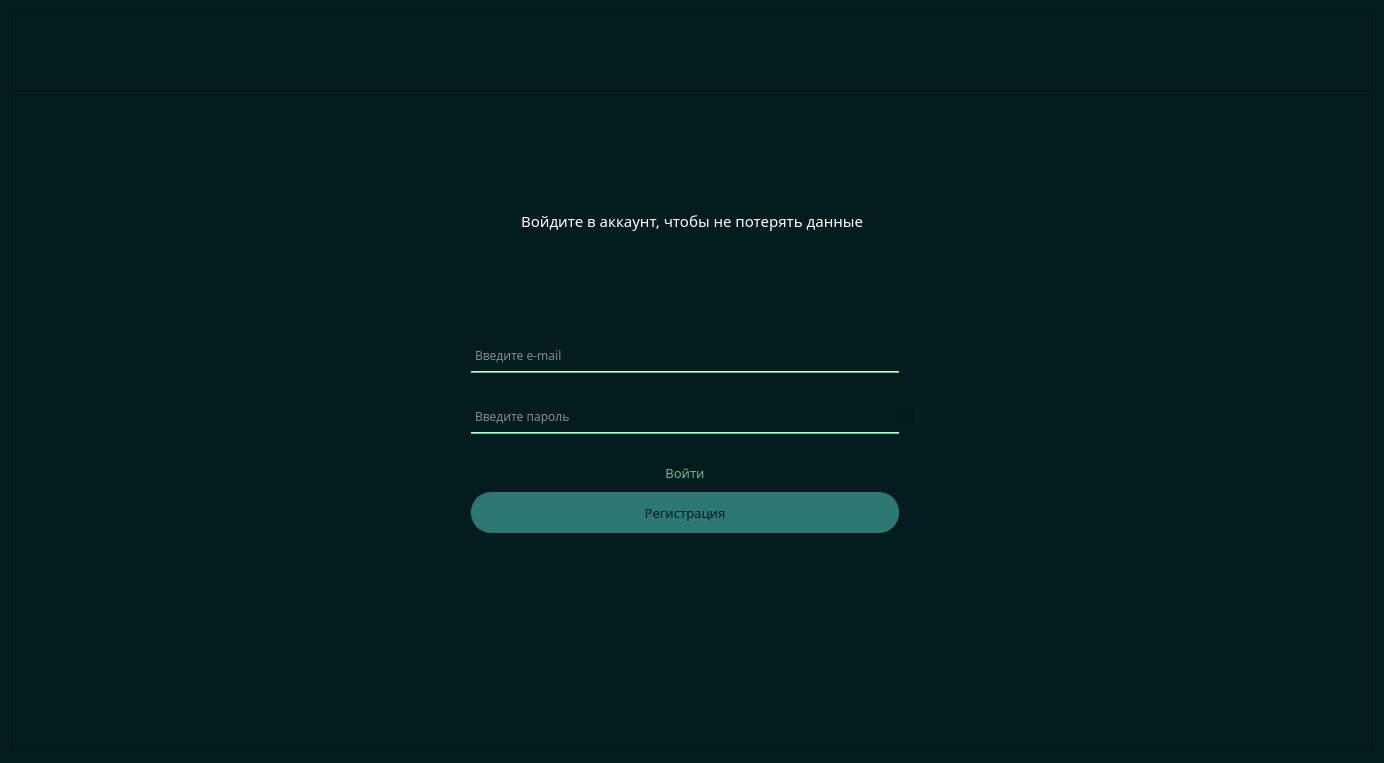
<?xml version="1.0" encoding="UTF-8"?>
<ui version="4.0">
 <class>MainWindow</class>
 <widget class="QWidget" name="MainWindow">
  <property name="geometry">
   <rect>
    <x>0</x>
    <y>0</y>
    <width>1384</width>
    <height>763</height>
   </rect>
  </property>
  <property name="windowTitle">
   <string>Form</string>
  </property>
  <property name="styleSheet">
   <string notr="true">background-color: #021c1e</string>
  </property>
  <layout class="QGridLayout" name="gridLayout_2">
   <item row="0" column="0">
    <layout class="QGridLayout" name="mw_grid" rowstretch="0,0,0" columnstretch="0,0">
     <property name="spacing">
      <number>0</number>
     </property>
     <item row="2" column="1">
      <widget class="QFrame" name="frame_2">
       <property name="frameShape">
        <enum>QFrame::StyledPanel</enum>
       </property>
       <property name="frameShadow">
        <enum>QFrame::Raised</enum>
       </property>
       <layout class="QGridLayout" name="gridLayout">
        <item row="1" column="0">
         <widget class="QStackedWidget" name="stacked_widget">
          <property name="currentIndex">
           <number>0</number>
          </property>
          <widget class="QWidget" name="sign_in_widget">
           <layout class="QGridLayout" name="gridLayout_4">
            <item row="2" column="1">
             <spacer name="verticalSpacer">
              <property name="orientation">
               <enum>Qt::Vertical</enum>
              </property>
              <property name="sizeHint" stdset="0">
               <size>
                <width>20</width>
                <height>40</height>
               </size>
              </property>
             </spacer>
            </item>
            <item row="3" column="0">
             <spacer name="horizontalSpacer_2">
              <property name="orientation">
               <enum>Qt::Horizontal</enum>
              </property>
              <property name="sizeHint" stdset="0">
               <size>
                <width>40</width>
                <height>20</height>
               </size>
              </property>
             </spacer>
            </item>
            <item row="3" column="2">
             <spacer name="horizontalSpacer">
              <property name="orientation">
               <enum>Qt::Horizontal</enum>
              </property>
              <property name="sizeHint" stdset="0">
               <size>
                <width>40</width>
                <height>20</height>
               </size>
              </property>
             </spacer>
            </item>
            <item row="4" column="1">
             <spacer name="verticalSpacer_2">
              <property name="orientation">
               <enum>Qt::Vertical</enum>
              </property>
              <property name="sizeHint" stdset="0">
               <size>
                <width>20</width>
                <height>40</height>
               </size>
              </property>
             </spacer>
            </item>
            <item row="5" column="1">
             <spacer name="verticalSpacer_4">
              <property name="orientation">
               <enum>Qt::Vertical</enum>
              </property>
              <property name="sizeHint" stdset="0">
               <size>
                <width>20</width>
                <height>40</height>
               </size>
              </property>
             </spacer>
            </item>
            <item row="3" column="1">
             <layout class="QGridLayout" name="gridLayout_3">
              <property name="horizontalSpacing">
               <number>0</number>
              </property>
              <item row="2" column="1">
               <widget class="QCheckBox" name="show_password">
                <property name="styleSheet">
                 <string notr="true">QCheckBox:indicator:checked{	
	image: url(./icons/visibility.png);
}
QCheckBox:indicator:unchecked{	
	image: url(./icons/visibility (1).png);
}</string>
                </property>
                <property name="text">
                 <string/>
                </property>
               </widget>
              </item>
              <item row="0" column="0">
               <widget class="QLineEdit" name="input_email">
                <property name="minimumSize">
                 <size>
                  <width>320</width>
                  <height>35</height>
                 </size>
                </property>
                <property name="font">
                 <font>
                  <family>MS Reference Sans Serif</family>
                  <pointsize>9</pointsize>
                 </font>
                </property>
                <property name="whatsThis">
                 <string>&lt;html&gt;&lt;head/&gt;&lt;body&gt;&lt;p&gt;&lt;br/&gt;&lt;/p&gt;&lt;/body&gt;&lt;/html&gt;</string>
                </property>
                <property name="autoFillBackground">
                 <bool>false</bool>
                </property>
                <property name="styleSheet">
                 <string notr="true">border: 2px solid transparent;
border-bottom: 2px ridge #6fb98f;
color: white;</string>
                </property>
                <property name="text">
                 <string/>
                </property>
                <property name="readOnly">
                 <bool>false</bool>
                </property>
                <property name="placeholderText">
                 <string>Введите e-mail</string>
                </property>
                <property name="clearButtonEnabled">
                 <bool>false</bool>
                </property>
               </widget>
              </item>
              <item row="1" column="0">
               <widget class="QLabel" name="email_error_text">
                <property name="maximumSize">
                 <size>
                  <width>16777215</width>
                  <height>30</height>
                 </size>
                </property>
                <property name="styleSheet">
                 <string notr="true">color: red;</string>
                </property>
                <property name="text">
                 <string/>
                </property>
                <property name="alignment">
                 <set>Qt::AlignCenter</set>
                </property>
               </widget>
              </item>
              <item row="3" column="0">
               <widget class="QLabel" name="password_error_text">
                <property name="maximumSize">
                 <size>
                  <width>1000</width>
                  <height>30</height>
                 </size>
                </property>
                <property name="styleSheet">
                 <string notr="true">color: red;</string>
                </property>
                <property name="text">
                 <string/>
                </property>
                <property name="alignment">
                 <set>Qt::AlignCenter</set>
                </property>
               </widget>
              </item>
              <item row="2" column="0">
               <widget class="QLineEdit" name="input_password">
                <property name="minimumSize">
                 <size>
                  <width>320</width>
                  <height>35</height>
                 </size>
                </property>
                <property name="font">
                 <font>
                  <family>MS Reference Sans Serif</family>
                  <pointsize>9</pointsize>
                 </font>
                </property>
                <property name="styleSheet">
                 <string notr="true">border: 2px solid transparent;
border-bottom: 2px ridge #6fb98f;
color: white;</string>
                </property>
                <property name="locale">
                 <locale language="Russian" country="Russia"/>
                </property>
                <property name="text">
                 <string/>
                </property>
                <property name="echoMode">
                 <enum>QLineEdit::Password</enum>
                </property>
                <property name="placeholderText">
                 <string>Введите пароль</string>
                </property>
               </widget>
              </item>
              <item row="4" column="0">
               <widget class="QPushButton" name="sign_in_button">
                <property name="font">
                 <font>
                  <family>MS Reference Sans Serif</family>
                  <pointsize>10</pointsize>
                 </font>
                </property>
                <property name="styleSheet">
                 <string notr="true">QPushButton {
	color: #6fb98f;
}
QPushButton:pressed {
	color: #2c7873
}</string>
                </property>
                <property name="text">
                 <string>Войти</string>
                </property>
                <property name="autoDefault">
                 <bool>false</bool>
                </property>
                <property name="default">
                 <bool>false</bool>
                </property>
                <property name="flat">
                 <bool>true</bool>
                </property>
               </widget>
              </item>
              <item row="5" column="0">
               <widget class="QPushButton" name="sign_up_button">
                <property name="minimumSize">
                 <size>
                  <width>0</width>
                  <height>41</height>
                 </size>
                </property>
                <property name="font">
                 <font>
                  <family>MS Reference Sans Serif</family>
                  <pointsize>10</pointsize>
                 </font>
                </property>
                <property name="styleSheet">
                 <string notr="true">QPushButton{
	background-color: #2c7873;
	color: #021c1e;
	border: 2px solid #2c7873;
	border-radius: 20;
}
QPushButton:pressed{
	background-color: #5d9e9a;
	color: #021c1e;
	border: 2px solid #2c7873;
	border-radius: 20;
}</string>
                </property>
                <property name="text">
                 <string>Регистрация</string>
                </property>
                <property name="flat">
                 <bool>true</bool>
                </property>
               </widget>
              </item>
             </layout>
            </item>
            <item row="0" column="1">
             <spacer name="verticalSpacer_3">
              <property name="orientation">
               <enum>Qt::Vertical</enum>
              </property>
              <property name="sizeHint" stdset="0">
               <size>
                <width>20</width>
                <height>40</height>
               </size>
              </property>
             </spacer>
            </item>
            <item row="1" column="1">
             <widget class="QLabel" name="phrase">
              <property name="enabled">
               <bool>true</bool>
              </property>
              <property name="font">
               <font>
                <family>MS Reference Sans Serif</family>
                <pointsize>11</pointsize>
               </font>
              </property>
              <property name="styleSheet">
               <string notr="true">color: white;
</string>
              </property>
              <property name="text">
               <string>Войдите в аккаунт, чтобы не потерять данные</string>
              </property>
              <property name="alignment">
               <set>Qt::AlignCenter</set>
              </property>
             </widget>
            </item>
           </layout>
          </widget>
          <widget class="QWidget" name="sign_up_widget">
           <layout class="QGridLayout" name="gridLayout_6">
            <item row="1" column="1">
             <layout class="QGridLayout" name="gridLayout_5">
              <property name="horizontalSpacing">
               <number>0</number>
              </property>
              <item row="4" column="0">
               <widget class="QLineEdit" name="create_password">
                <property name="minimumSize">
                 <size>
                  <width>40</width>
                  <height>35</height>
                 </size>
                </property>
                <property name="font">
                 <font>
                  <family>MS Reference Sans Serif</family>
                  <pointsize>9</pointsize>
                 </font>
                </property>
                <property name="whatsThis">
                 <string>&lt;html&gt;&lt;head/&gt;&lt;body&gt;&lt;p&gt;&lt;br/&gt;&lt;/p&gt;&lt;/body&gt;&lt;/html&gt;</string>
                </property>
                <property name="autoFillBackground">
                 <bool>false</bool>
                </property>
                <property name="styleSheet">
                 <string notr="true">border: 2px solid transparent;
border-bottom: 2px ridge #6fb98f;
color: white;</string>
                </property>
                <property name="inputMask">
                 <string/>
                </property>
                <property name="text">
                 <string/>
                </property>
                <property name="frame">
                 <bool>true</bool>
                </property>
                <property name="echoMode">
                 <enum>QLineEdit::Password</enum>
                </property>
                <property name="dragEnabled">
                 <bool>false</bool>
                </property>
                <property name="readOnly">
                 <bool>false</bool>
                </property>
                <property name="placeholderText">
                 <string>Пример: Gradskiy1201</string>
                </property>
                <property name="cursorMoveStyle">
                 <enum>Qt::LogicalMoveStyle</enum>
                </property>
                <property name="clearButtonEnabled">
                 <bool>false</bool>
                </property>
               </widget>
              </item>
              <item row="5" column="0">
               <widget class="QLabel" name="error_new_password">
                <property name="font">
                 <font>
                  <family>MS Reference Sans Serif</family>
                  <pointsize>8</pointsize>
                 </font>
                </property>
                <property name="styleSheet">
                 <string notr="true">color: red;</string>
                </property>
                <property name="text">
                 <string/>
                </property>
               </widget>
              </item>
              <item row="6" column="0">
               <widget class="QLineEdit" name="repeat_password">
                <property name="sizePolicy">
                 <sizepolicy hsizetype="Preferred" vsizetype="Preferred">
                  <horstretch>0</horstretch>
                  <verstretch>0</verstretch>
                 </sizepolicy>
                </property>
                <property name="minimumSize">
                 <size>
                  <width>40</width>
                  <height>35</height>
                 </size>
                </property>
                <property name="font">
                 <font>
                  <family>MS Reference Sans Serif</family>
                  <pointsize>9</pointsize>
                 </font>
                </property>
                <property name="whatsThis">
                 <string>&lt;html&gt;&lt;head/&gt;&lt;body&gt;&lt;p&gt;&lt;br/&gt;&lt;/p&gt;&lt;/body&gt;&lt;/html&gt;</string>
                </property>
                <property name="autoFillBackground">
                 <bool>false</bool>
                </property>
                <property name="styleSheet">
                 <string notr="true">border: 2px solid transparent;
border-bottom: 2px ridge #6fb98f;
color: white;</string>
                </property>
                <property name="text">
                 <string/>
                </property>
                <property name="echoMode">
                 <enum>QLineEdit::Password</enum>
                </property>
                <property name="readOnly">
                 <bool>false</bool>
                </property>
                <property name="placeholderText">
                 <string>Введите пароль еще раз</string>
                </property>
                <property name="clearButtonEnabled">
                 <bool>false</bool>
                </property>
               </widget>
              </item>
              <item row="2" column="0">
               <widget class="QLineEdit" name="create_email">
                <property name="minimumSize">
                 <size>
                  <width>40</width>
                  <height>35</height>
                 </size>
                </property>
                <property name="font">
                 <font>
                  <family>MS Reference Sans Serif</family>
                  <pointsize>9</pointsize>
                 </font>
                </property>
                <property name="whatsThis">
                 <string>&lt;html&gt;&lt;head/&gt;&lt;body&gt;&lt;p&gt;&lt;br/&gt;&lt;/p&gt;&lt;/body&gt;&lt;/html&gt;</string>
                </property>
                <property name="autoFillBackground">
                 <bool>false</bool>
                </property>
                <property name="styleSheet">
                 <string notr="true">
	border: 2px solid transparent;
	border-bottom: 2px ridge #6fb98f;
	color: white;
</string>
                </property>
                <property name="text">
                 <string/>
                </property>
                <property name="readOnly">
                 <bool>false</bool>
                </property>
                <property name="placeholderText">
                 <string>Например: ivanov@gmail.com</string>
                </property>
               </widget>
              </item>
              <item row="3" column="0">
               <widget class="QLabel" name="label_2">
                <property name="font">
                 <font>
                  <family>MS Reference Sans Serif</family>
                  <pointsize>10</pointsize>
                 </font>
                </property>
                <property name="styleSheet">
                 <string notr="true">color: white</string>
                </property>
                <property name="text">
                 <string>Введите пароль</string>
                </property>
                <property name="alignment">
                 <set>Qt::AlignCenter</set>
                </property>
               </widget>
              </item>
              <item row="1" column="0">
               <widget class="QLabel" name="label">
                <property name="font">
                 <font>
                  <family>MS Reference Sans Serif</family>
                  <pointsize>10</pointsize>
                 </font>
                </property>
                <property name="styleSheet">
                 <string notr="true">color: white</string>
                </property>
                <property name="text">
                 <string>Введите электроную почту</string>
                </property>
                <property name="alignment">
                 <set>Qt::AlignCenter</set>
                </property>
               </widget>
              </item>
              <item row="11" column="0">
               <widget class="QLabel" name="label_5">
                <property name="font">
                 <font>
                  <family>MS Reference Sans Serif</family>
                  <pointsize>8</pointsize>
                 </font>
                </property>
                <property name="styleSheet">
                 <string notr="true">color: white;</string>
                </property>
                <property name="text">
                 <string>• Пароль должен содержать как строчные,</string>
                </property>
               </widget>
              </item>
              <item row="7" column="0">
               <widget class="QLabel" name="error_repeat_password">
                <property name="font">
                 <font>
                  <family>MS Reference Sans Serif</family>
                  <pointsize>8</pointsize>
                 </font>
                </property>
                <property name="styleSheet">
                 <string notr="true">color: red;</string>
                </property>
                <property name="text">
                 <string/>
                </property>
               </widget>
              </item>
              <item row="9" column="0">
               <widget class="QLabel" name="label_4">
                <property name="font">
                 <font>
                  <family>MS Reference Sans Serif</family>
                  <pointsize>8</pointsize>
                 </font>
                </property>
                <property name="styleSheet">
                 <string notr="true">color: white;</string>
                </property>
                <property name="text">
                 <string>• Пароль должен состоять из букв латинского</string>
                </property>
               </widget>
              </item>
              <item row="13" column="0">
               <widget class="QPushButton" name="sign_up_button_2">
                <property name="minimumSize">
                 <size>
                  <width>0</width>
                  <height>41</height>
                 </size>
                </property>
                <property name="maximumSize">
                 <size>
                  <width>16777215</width>
                  <height>41</height>
                 </size>
                </property>
                <property name="font">
                 <font>
                  <family>MS Reference Sans Serif</family>
                  <pointsize>10</pointsize>
                 </font>
                </property>
                <property name="styleSheet">
                 <string notr="true">QPushButton{
	background-color: #2c7873;
	color: #021c1e;
	border: 2px solid #2c7873;
	border-radius: 20;
}
QPushButton:pressed{
	background-color: #5d9e9a;
	color: #021c1e;
	border: 2px solid #2c7873;
	border-radius: 20;
}</string>
                </property>
                <property name="text">
                 <string>Зарегистрировать</string>
                </property>
                <property name="flat">
                 <bool>true</bool>
                </property>
               </widget>
              </item>
              <item row="10" column="0">
               <widget class="QLabel" name="label_7">
                <property name="font">
                 <font>
                  <family>MS Reference Sans Serif</family>
                  <pointsize>8</pointsize>
                 </font>
                </property>
                <property name="styleSheet">
                 <string notr="true">color: white;</string>
                </property>
                <property name="text">
                 <string>алфавита(A-z) и арабских цифр(0-9).</string>
                </property>
               </widget>
              </item>
              <item row="8" column="0">
               <widget class="QLabel" name="label_3">
                <property name="font">
                 <font>
                  <family>MS Reference Sans Serif</family>
                  <pointsize>8</pointsize>
                 </font>
                </property>
                <property name="styleSheet">
                 <string notr="true">color: white;</string>
                </property>
                <property name="text">
                 <string>• Длина пароля должна быть не менее 8 символов.</string>
                </property>
               </widget>
              </item>
              <item row="12" column="0">
               <widget class="QLabel" name="label_8">
                <property name="font">
                 <font>
                  <family>MS Reference Sans Serif</family>
                  <pointsize>8</pointsize>
                 </font>
                </property>
                <property name="styleSheet">
                 <string notr="true">color: white;</string>
                </property>
                <property name="text">
                 <string>так и заглавные буквы.</string>
                </property>
               </widget>
              </item>
              <item row="4" column="1">
               <widget class="QCheckBox" name="show_new_password_btn">
                <property name="styleSheet">
                 <string notr="true">QCheckBox:indicator:checked{	
	image: url(./icons/visibility.png);
}
QCheckBox:indicator:unchecked{	
	image: url(./icons/visibility (1).png);
}</string>
                </property>
                <property name="text">
                 <string/>
                </property>
               </widget>
              </item>
              <item row="6" column="1">
               <widget class="QCheckBox" name="show_repeated_password_btn">
                <property name="styleSheet">
                 <string notr="true">QCheckBox:indicator:checked{	
	image: url(./icons/visibility.png);
}
QCheckBox:indicator:unchecked{	
	image: url(./icons/visibility (1).png);
}</string>
                </property>
                <property name="text">
                 <string/>
                </property>
               </widget>
              </item>
              <item row="0" column="0">
               <widget class="QPushButton" name="go_back_button">
                <property name="maximumSize">
                 <size>
                  <width>50</width>
                  <height>16777215</height>
                 </size>
                </property>
                <property name="styleSheet">
                 <string notr="true">QPushButton {	
	height: 50px;
	width: 50px;
	border-radius: 20%;
}
QPushButton:pressed {
	height: 50px;
	width: 50px;
	border-radius: 20%;
	background-color: #525252;
}  
</string>
                </property>
                <property name="text">
                 <string/>
                </property>
                <property name="icon">
                 <iconset>
                  <normaloff>../../Documents/Minigram/static/left_arrow.svg</normaloff>../../Documents/Minigram/static/left_arrow.svg</iconset>
                </property>
                <property name="iconSize">
                 <size>
                  <width>24</width>
                  <height>24</height>
                 </size>
                </property>
                <property name="flat">
                 <bool>false</bool>
                </property>
               </widget>
              </item>
             </layout>
            </item>
            <item row="0" column="1">
             <spacer name="verticalSpacer_5">
              <property name="orientation">
               <enum>Qt::Vertical</enum>
              </property>
              <property name="sizeHint" stdset="0">
               <size>
                <width>20</width>
                <height>40</height>
               </size>
              </property>
             </spacer>
            </item>
            <item row="2" column="1">
             <spacer name="verticalSpacer_6">
              <property name="orientation">
               <enum>Qt::Vertical</enum>
              </property>
              <property name="sizeHint" stdset="0">
               <size>
                <width>20</width>
                <height>40</height>
               </size>
              </property>
             </spacer>
            </item>
            <item row="1" column="2">
             <spacer name="horizontalSpacer_3">
              <property name="orientation">
               <enum>Qt::Horizontal</enum>
              </property>
              <property name="sizeHint" stdset="0">
               <size>
                <width>40</width>
                <height>20</height>
               </size>
              </property>
             </spacer>
            </item>
            <item row="1" column="0">
             <spacer name="horizontalSpacer_4">
              <property name="orientation">
               <enum>Qt::Horizontal</enum>
              </property>
              <property name="sizeHint" stdset="0">
               <size>
                <width>40</width>
                <height>20</height>
               </size>
              </property>
             </spacer>
            </item>
           </layout>
          </widget>
         </widget>
        </item>
       </layout>
      </widget>
     </item>
     <item row="1" column="1">
      <widget class="QFrame" name="logo_frame">
       <property name="minimumSize">
        <size>
         <width>0</width>
         <height>80</height>
        </size>
       </property>
       <property name="maximumSize">
        <size>
         <width>16777215</width>
         <height>80</height>
        </size>
       </property>
       <property name="frameShape">
        <enum>QFrame::StyledPanel</enum>
       </property>
       <property name="frameShadow">
        <enum>QFrame::Raised</enum>
       </property>
       <layout class="QVBoxLayout" name="verticalLayout">
        <property name="spacing">
         <number>40</number>
        </property>
        <property name="topMargin">
         <number>9</number>
        </property>
        <property name="rightMargin">
         <number>9</number>
        </property>
        <property name="bottomMargin">
         <number>9</number>
        </property>
        <item>
         <widget class="QLabel" name="logo">
          <property name="sizePolicy">
           <sizepolicy hsizetype="Preferred" vsizetype="Fixed">
            <horstretch>0</horstretch>
            <verstretch>0</verstretch>
           </sizepolicy>
          </property>
          <property name="text">
           <string/>
          </property>
          <property name="pixmap">
           <pixmap>../../Downloads/stats (3).png</pixmap>
          </property>
          <property name="alignment">
           <set>Qt::AlignCenter</set>
          </property>
         </widget>
        </item>
       </layout>
      </widget>
     </item>
    </layout>
   </item>
  </layout>
 </widget>
 <resources/>
 <connections/>
</ui>
